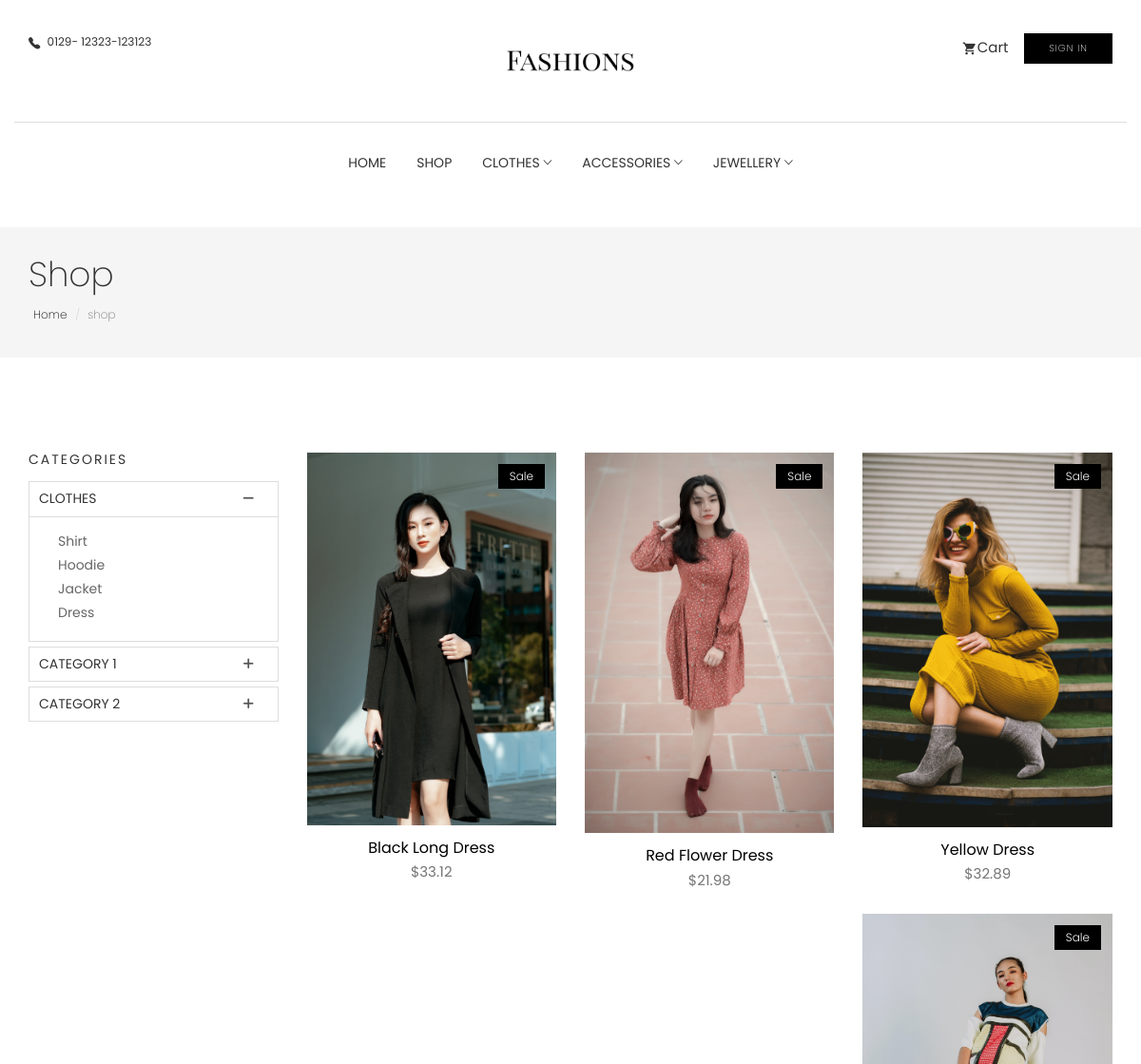
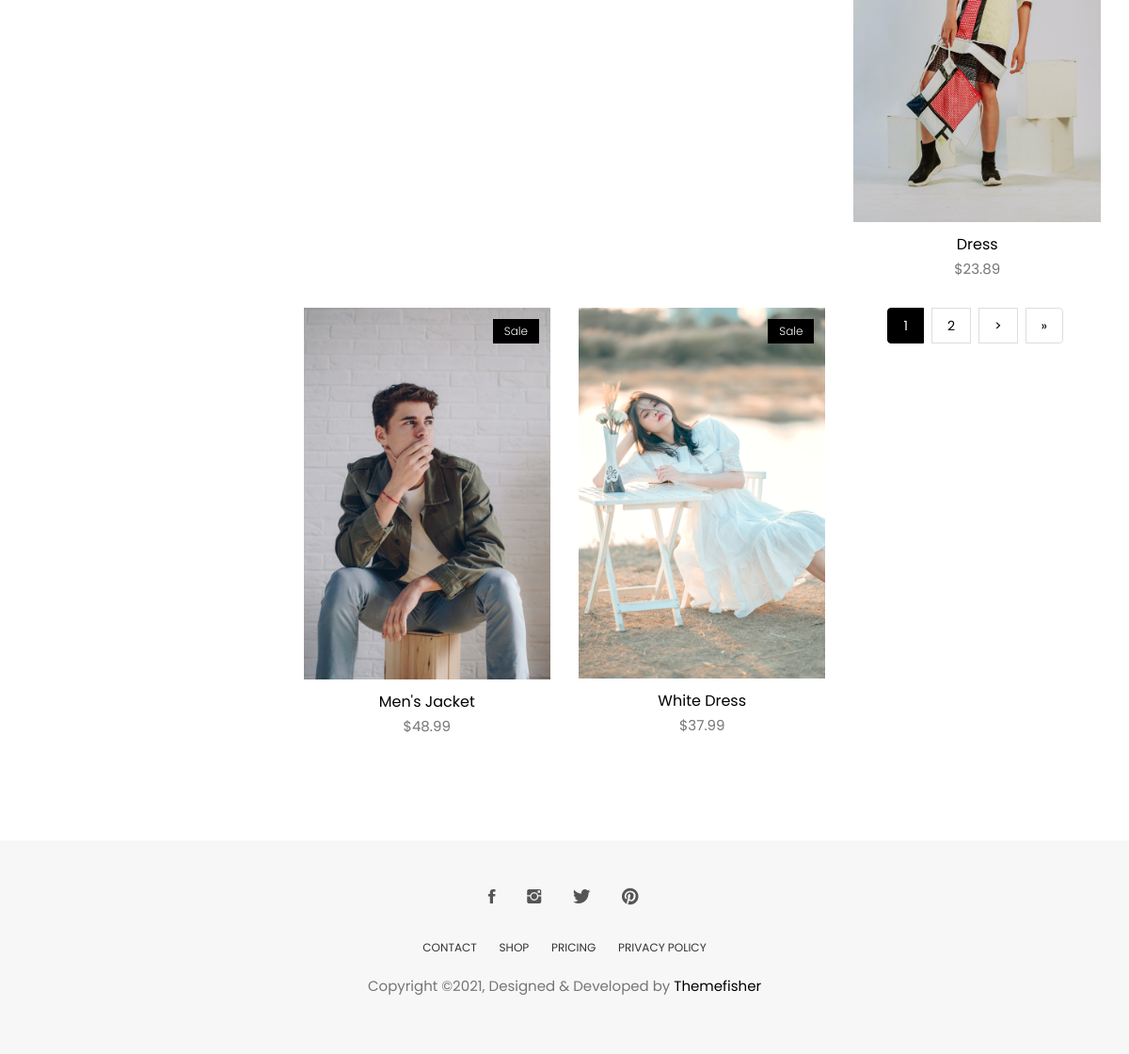
The app's page /shop/ with its own data (2 pictures, top to bottom).
### store/models.py (models this page shows, shortened)
class Category(models.Model):
    name = models.CharField(max_length=255, db_index=True)
    slug = models.CharField(max_length=255, unique=True)
    class Meta:
        verbose_name_plural = 'categories'
    def get_absolute_url(self):
        return reverse('store:category_list', args=[self.slug])

class Product(models.Model):
    category = models.ForeignKey(Category, related_name='product', on_delete=models.CASCADE)
    created_by = models.ForeignKey(settings.AUTH_USER_MODEL, on_delete=models.CASCADE, related_name='product_creator')
    title = models.CharField(max_length=255)
    author = models.CharField(max_length=255, default='admin')
    description = models.TextField(blank=True)
    image = models.ImageField(upload_to='images/', default='images/defaults.jpg')
    slug = models.SlugField(max_length=255)
    price = models.DecimalField(max_digits=4, decimal_places=2)
    in_stock = models.BooleanField(default=True)
    is_active = models.BooleanField(default=True)
    created = models.DateTimeField(auto_now_add=True)
    updated = models.DateTimeField(auto_now=True)
    objects = models.Manager()
    products = ProductManager()
    class Meta:
        verbose_name_plural = 'Products'
        ordering = ('-created',)

### store/views.py (the view)
# urls.py: path('shop/', views.shop_product, name='shop')
def shop_product(request):
    all_product = Product.products.all()
    paginator = Paginator(all_product, 6)
    page_number = request.GET.get('page')
    products = paginator.get_page(page_number)
    return render(request, 'store/shop.html', {'products': products})

### basket/basket.py (called while the page is built)
    def __len__(self):
        return sum(item['qty'] for item in self.basket.values())

    def get_total_price(self):
        subtotal = sum(Decimal(item['price']) * item['qty'] for item in self.basket.values())
        if subtotal == 0:
            shipping = Decimal(0.00)
        else:
            shipping = Decimal(11.50)
        total = subtotal + Decimal(shipping)
        return total

### basket/context_processors.py (called while the page is built)
def basket(request):
    basket = Basket(request)
    total_price = basket.get_total_price()
    return {'basket': basket, 'basket_total_price': total_price}

### store/context_processors.py (called while the page is built)
def categories(request):
    return {
        'categories': Category.objects.all()
    }

### store/models.py (called while the page is built)
    def get_queryset(self):
        return super(ProductManager, self).get_queryset().filter(is_active=True)

### templates/store/shop.html (shortened to what this page needs)
{% extends "../store/base.html" %}
{% load static %}
{% block content %}
<section class="page-header">
    <div class="container">
        <div class="row">
            <div class="col-md-12">
                <div class="content">
                    <h1 class="page-name">Shop</h1>
                    <ol class="breadcrumb">
                        <li><a href="index.html">Home</a></li>
                        <li class="active">shop</li>
                    </ol>
                </div>
            </div>
        </div>
    </div>
</section>
<section class="products section">
    <div class="container">
        <div class="row">
            <div class="col-md-3">
                <div class="widget product-category">
                    <h4 class="widget-title">Categories</h4>
                    <div class="panel-group commonAccordion" id="accordion" role="tablist" aria-multiselectable="true">
                        <div class="panel panel-default">
                            <div class="panel-heading" role="tab" id="headingOne">
                                <h4 class="panel-title">
                                    <a role="button" data-toggle="collapse" data-parent="#accordion" href="#collapseOne"
                                        aria-expanded="true" aria-controls="collapseOne">
                                        Clothes
                                    </a>
                                </h4>
                            </div>
                            <div id="collapseOne" class="panel-collapse collapse in" role="tabpanel"
                                aria-labelledby="headingOne">
                                <div class="panel-body">
                                    <ul>
                                        {% for c in categories %}
                                        <li><a href="{{ c.get_absolute_url }}">{{ c.name|title }}</a></li>
                                        {% endfor %}
                                    </ul>
                                </div>
                            </div>
                        </div>
                        <div class="panel panel-default">
                            <div class="panel-heading" role="tab" id="headingTwo">
                                <h4 class="panel-title">
                                    <a class="collapsed" role="button" data-toggle="collapse" data-parent="#accordion"
                                        href="#collapseTwo" aria-expanded="false" aria-controls="collapseTwo">
                                        Category 1
                                    </a>
                                </h4>
                            </div>
                        </div>
                        <div class="panel panel-default">
                            <div class="panel-heading" role="tab" id="headingThree">
                                <h4 class="panel-title">
                                    <a class="collapsed" role="button" data-toggle="collapse" data-parent="#accordion"
                                        href="#collapseThree" aria-expanded="false" aria-controls="collapseThree">
                                        Category 2
                                    </a>
                                </h4>
                            </div>
                        </div>
                    </div>
                </div>
            </div>
            <div class="col-md-9">
                <div class="row">
                    {% if not products %}
                    <div class="col-12">
                        <div class="title text-center">
                            <h4>There are currently no products active</h4>
                        </div>
                    </div>
                    {% else %}
                    {% for product in products %}
                    <div class="col-md-4">
                        <div class="product-item">
                            <div class="product-thumb">
                                <span class="bage">Sale</span>
                                <img class="img-responsive" src="{{ product.image.url }}" alt="product-img" />
                            </div>
                            <div class="product-content">
                                <h4><a href="product-single.html">{{ product.title }}</a></h4>
                                <p class="price">${{ product.price }}</p>
                            </div>
                        </div>
                    </div>
                    {% endfor %}
                    {% endif %}
                    <div class="pagination-container">
                        <ul class="pagination">
                            {% for i in products.paginator.page_range %}
                            {% if products.number == i %}
                            <li><a class="active">{{ i }}</a></li>
                            {% else %}
                            <li><a href="?page={{ i }}">{{ i }}</a></li>
                            {% endif %}
                            {% endfor %}
                            {% if products.has_next %}
                            <li><a href="?page={{ products.next_page_number }}">></a></li>
                            <li><a href="?page={{ products.paginator.num_pages }}">»</a></li>
                            {% endif %}
                        </ul>
                    </div>
                </div>
            </div>
        </div>
    </div>
</section>
{% endblock %}

### static/css/style.css (style rules this page uses)
body { line-height: 1.5; font-family: "Poppins", sans-serif; -webkit-font-smoothing: antialiased; }
p { font-family: "Poppins", sans-serif; color: #757575; font-size: 15px; }
h1, h2, h3, h4, h5, h6 { font-family: "Poppins", sans-serif; }
h1, h2, h3, h4, h5, h6 { font-weight: 400; }
ol, ul { margin: 0; padding: 0; list-style: none; }
a, a:focus, a:hover { text-decoration: none; outline: 0; color: #000; }
.section { padding: 80px 0; }
.page-header { background: #f5f5f5; margin-top: 20px; border-bottom: none; padding: 30px 0; }
.page-header h1 { font-weight: 200; margin: 0 0 6px 0; }
.page-header .breadcrumb { background: transparent; padding: 5px; margin: 0; }
.page-header .breadcrumb li { font-weight: 200; font-size: 12px; }
.page-header .breadcrumb li a { color: #000; }
.commonAccordion .panel, .commonAccordion-2 .panel { border-radius: 0; box-shadow: none; }
.commonAccordion .panel .panel-heading, .commonAccordion-2 .panel .panel-heading { background: transparent; padding: 0; }
.commonAccordion .panel .panel-title, .commonAccordion-2 .panel .panel-title { position: relative; }
.commonAccordion .panel .panel-title a, .commonAccordion-2 .panel .panel-title a { display: block; font-size: 14px; text-transform: uppercase; padding: 10px 10px; }
.commonAccordion .panel .panel-title a:before, .commonAccordion-2 .panel .panel-title a:before { color: #555; content: "\f209"; position: absolute; right: 25px; font-family: "themefisher-font"; }
.commonAccordion .panel .panel-title a.collapsed:before, .commonAccordion-2 .panel .panel-title a.collapsed:before { content: "\f217"; }
.product-item { margin-bottom: 30px; }
.product-item .product-thumb { position: relative; }
.product-item .product-thumb img { width: 100%; height: auto; }
.product-item .product-thumb .bage { position: absolute; top: 12px; right: 12px; background: #000; color: #fff; font-size: 12px; padding: 4px 12px; font-weight: 300; display: inline-block; }
.product-item .product-thumb:before { transition: .3s all; opacity: 0; background: rgba(0, 0, 0, 0.6); content: ''; position: absolute; top: 0; right: 0; left: 0; bottom: 0; }
.product-item .product-content { text-align: center; }
.product-item .product-content h4 { font-size: 16px; font-weight: 400; margin-top: 15px; margin-bottom: 6px; }
.product-item .product-content h4 a { color: #000; }
.product-category ul { padding-left: 15px; }
.product-category ul li { margin-bottom: 4px; }
.product-category ul li a { color: #666; }
.widget { margin-bottom: 30px; padding-bottom: 35px; }
.widget .widget-title { margin: 0; padding-bottom: 15px; font-size: 14px; font-weight: 400; text-transform: uppercase; letter-spacing: 2px; }
.pagination-container { text-align: center; }
ul.pagination { display: inline-block; padding: 0; margin: 0; }
ul.pagination li { display: inline; }
ul.pagination li a { color: black; float: left; padding: 8px 16px; text-decoration: none; transition: background-color .3s; border: 1px solid #ddd; margin: 0 4px; }
ul.pagination li a.active { background-color: #000000; color: white; border: 1px solid #000000; }

### templates/store/shop.html (style rules this page uses)
.img-responsive { max-height: 45vh; object-fit: cover; }
@media only screen and (max-width: 1280px) { .img-responsive { max-height: 50vh; object-fit: cover; } }

### records on screen
Category: name "Shirt"
Category: name "Hoodie"
Category: name "Jacket"
Category: name "Dress"
Product: image (picture), title "Black Long Dress", price "33.12"
Product: image (picture), title "Red Flower Dress", price "21.98"
Product: image (picture), title "Yellow Dress", price "32.89"
Product: image (picture), title "Dress", price "23.89"
Product: image (picture), title "Men's Jacket", price "48.99"
Product: image (picture), title "White Dress", price "37.99"

### other values on screen
{{ i }} "1"
{{ i }} "2"
